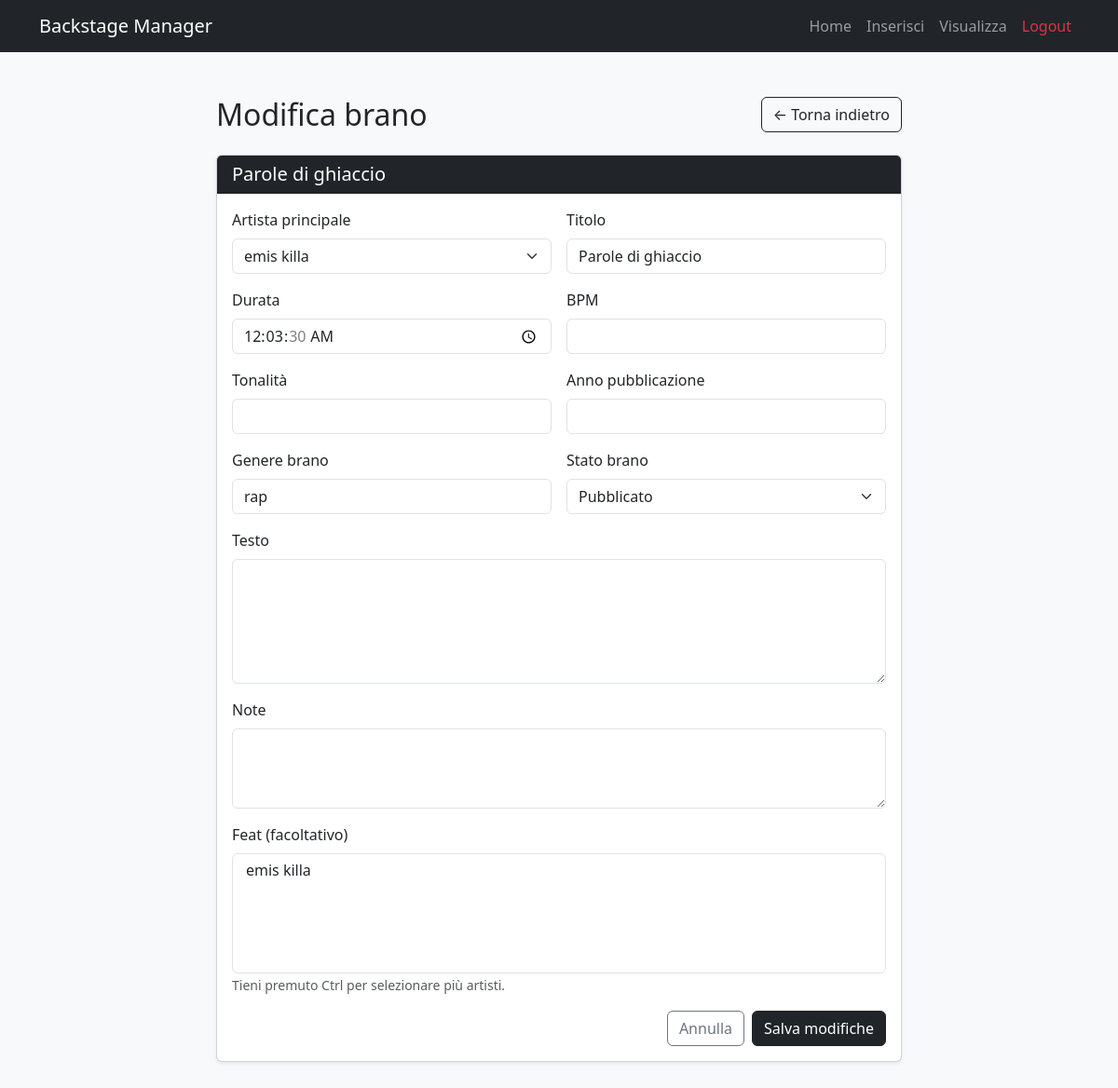
Page /client/modifica_brano.php?id_brano=9&return=discografia on the committed database.
### tables this page shows
CREATE TABLE `brani` (
  `id_brano` int(11) NOT NULL,
  `id_artista` int(11) NOT NULL,
  `titolo` varchar(150) NOT NULL,
  `durata` time NOT NULL,
  `bpm` smallint(6) DEFAULT NULL,
  `tonalita` varchar(20) DEFAULT NULL,
  `anno_pubblicazione` int(11) DEFAULT NULL,
  `genere_brano` varchar(50) DEFAULT NULL,
  `testo` text DEFAULT NULL,
  `stato_brano` varchar(30) NOT NULL,
  `note` text DEFAULT NULL
);

### client/modifica_brano.php (the view, shortened to what this page needs)
<?php
include("../server/config/connessione.php");
$id_brano = isset($_GET["id_brano"]) ? (int)$_GET["id_brano"] : 0;
$return = isset($_GET["return"]) ? $_GET["return"] : "discografia";
$query_brano = "
    SELECT
        b.*,
        GROUP_CONCAT(fb.id_artista ORDER BY fb.id_artista SEPARATOR ',') AS feat_ids
    FROM brani b
    LEFT JOIN feat_brani fb ON b.id_brano = fb.id_brano
    WHERE b.id_brano = $id_brano
    GROUP BY b.id_brano
";
$result_brano = $connessione->query($query_brano);
$brano = $result_brano->fetch_assoc();
$feat_ids = !empty($brano["feat_ids"]) ? explode(",", $brano["feat_ids"]) : [];
$query_artisti = "SELECT id_artista, nome_arte FROM artisti ORDER BY nome_arte ASC";
$result_artisti = $connessione->query($query_artisti);
?>
<!DOCTYPE html>
<html lang="it">
<head>
    <link href="https://cdn.jsdelivr.net/npm/bootstrap@5.3.3/dist/css/bootstrap.min.css" rel="stylesheet">
</head>
<body class="bg-light">
<?php include("components/navbar.php"); ?>
<div class="container mt-5 mb-5">
    <div class="row justify-content-center">
        <div class="col-lg-8">
            <div class="d-flex justify-content-between align-items-center mb-4">
                <h2 class="mb-0">Modifica brano</h2>
                <a href="<?php echo htmlspecialchars($return); ?>.php" class="btn btn-outline-dark">← Torna indietro</a>
            </div>
            <div class="card shadow-sm">
                <div class="card-header bg-dark text-white">
                    <h5 class="mb-0"><?php echo htmlspecialchars($brano["titolo"]); ?></h5>
                </div>
                <div class="card-body">
                    <form method="POST" action="../server/api/modifica_brano.php">
                        <div class="row g-3">
                            <div class="col-md-6">
                                <label class="form-label">Artista principale</label>
                                <select name="id_artista" class="form-select" required>
                                    <?php
                                    $result_artisti->data_seek(0);
                                    while ($artista = $result_artisti->fetch_assoc()) {
                                        $sel = ($artista["id_artista"] == $brano["id_artista"]) ? "selected" : "";
                                        echo "<option value='{$artista['id_artista']}' $sel>{$artista['nome_arte']}</option>";
                                    }
                                    ?>
                                </select>
                            </div>
                            <div class="col-md-6">
                                <label class="form-label">Titolo</label>
                                <input type="text" class="form-control" name="titolo"
                                       value="<?php echo htmlspecialchars($brano["titolo"]); ?>" required>
                            </div>
                            <div class="col-md-6">
                                <label class="form-label">Durata</label>
                                <input type="time" class="form-control" name="durata"
                                       value="<?php echo htmlspecialchars($brano["durata"]); ?>" required>
                            </div>
                            <div class="col-md-6">
                                <label class="form-label">BPM</label>
                                <input type="number" class="form-control" name="bpm"
                                       value="<?php echo !empty($brano["bpm"]) ? $brano["bpm"] : ""; ?>">
                            </div>
                            <div class="col-md-6">
                                <label class="form-label">Tonalità</label>
                                <input type="text" class="form-control" name="tonalita"
                                       value="<?php echo htmlspecialchars($brano["tonalita"] ?? ""); ?>">
                            </div>
                            <div class="col-md-6">
                                <label class="form-label">Anno pubblicazione</label>
                                <input type="number" class="form-control" name="anno_pubblicazione"
                                       value="<?php echo !empty($brano["anno_pubblicazione"]) ? $brano["anno_pubblicazione"] : ""; ?>">
                            </div>
                            <div class="col-md-6">
                                <label class="form-label">Genere brano</label>
                                <input type="text" class="form-control" name="genere_brano"
                                       value="<?php echo htmlspecialchars($brano["genere_brano"] ?? ""); ?>">
                            </div>
                            <div class="col-md-6">
                                <label class="form-label">Stato brano</label>
                                <select name="stato_brano" class="form-select" required>
                                    <?php
                                    $stati = ["pubblicato", "inedito", "demo", "cover"];
                                    foreach ($stati as $s) {
                                        $sel = ($brano["stato_brano"] === $s) ? "selected" : "";
                                        echo "<option value='$s' $sel>" . ucfirst($s) . "</option>";
                                    }
                                    ?>
                                </select>
                            </div>
                            <div class="col-12">
                                <label class="form-label">Testo</label>
                                <textarea class="form-control" name="testo" rows="5"><?php echo htmlspecialchars($brano["testo"] ?? ""); ?></textarea>
                            </div>
                            <div class="col-12">
                                <label class="form-label">Note</label>
                                <textarea class="form-control" name="note" rows="3"><?php echo htmlspecialchars($brano["note"] ?? ""); ?></textarea>
                            </div>
                            <div class="col-12">
                                <label class="form-label">Feat (facoltativo)</label>
                                <select name="feat[]" class="form-select" multiple size="5">
                                    <?php
                                    $result_artisti->data_seek(0);
                                    while ($artista = $result_artisti->fetch_assoc()) {
                                        $sel = in_array($artista["id_artista"], $feat_ids) ? "selected" : "";
                                        echo "<option value='{$artista['id_artista']}' $sel>{$artista['nome_arte']}</option>";
                                    }
                                    ?>
                                </select>
                                <small class="text-muted">Tieni premuto Ctrl per selezionare più artisti.</small>
                            </div>
                            <div class="col-12 d-flex justify-content-end gap-2">
                                <a href="<?php echo htmlspecialchars($return); ?>.php" class="btn btn-outline-secondary">Annulla</a>
                                <button type="submit" class="btn btn-dark">Salva modifiche</button>
                            </div>
                        </div>
                    </form>
                </div>
            </div>
        </div>
    </div>
</div>
</body>
</html>

### rows in the picture
brani: titolo "Parole di ghiaccio", durata "00:03:30", genere_brano "rap"

### other values in the picture
form field id_artista "emis killa"
form field stato_brano "Pubblicato"
